Frame 1 (no input): blank canvas, image omitted
Frame 60 (the mouse pressed at the canvas centre just before this capture): blank canvas, image omitted
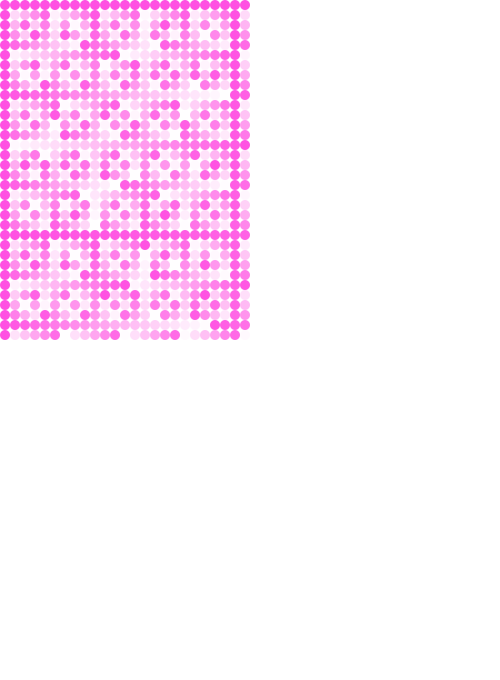
Frame 120 (the mouse held since frame 60 and released just before this capture)

The Processing sketch whose frames 1 and 60 were blank and that drew this single picture after the mouse press (run headless with seeded random() and noise(); from frame 60 on, the mouse is pressed at the canvas centre):

// Processing sketch: Exercise_8a
// ── Exercise_8a.pde
/*
  Author: Aaron Ma
  Date Finished: 11/21/2018
*/

//radius of the circle
int rad = 10;
//stores the alpha value at circle i,j
int[][]alpha;
void setup(){
  size(500,680);
  //instantiate alpha
  alpha = new int[width/rad + 1][height/rad +1];
  //generate the alpha values
  for(int i = 0; i < alpha.length-1; i++){
     for(int j = 0; j < alpha[0].length-1; j++){
       //position of the circle in pixels
       int xval = i*rad;
       int yval = j*rad;
       // f(x,y) = 255 - (2*x*y)%255
       alpha[i][j] = 255-((xval*yval)+(xval*yval)%255);
     }
  }
  //debug code
  //System.out.println(alpha[0][0]);
}


void draw(){
  //set background
  background(255);
  noStroke();
  //loop through rows
  for(int i = 0; i < alpha.length; i++){
    //loop through collumns
    for(int j = 0; j < alpha.length; j++){
      //set fill to purple with alpha of alpha[i][j]
      fill(encodeColor(255, 81, 226,(int)(alpha[i][j])));
      //draw the ellipse
      ellipse((i+1)*rad-rad/2, (j+1)*rad-rad/2, rad,rad); 
    }
  }
  //white
  fill(255);
  //rectangles
  rect(mouseX, 0, width, height);
  rect(0, mouseY, width, height);
}
public int encodeColor(int r, int g, int b, int a) {
  int c = 0;
  c += r<<16; //left shift by 16 for red channel
  c += g<<8; //left shift by 8 for green channel
  c += b;  //blue channel 
  c+= a << 24; //set alpha channel to 255
  return c;
}
